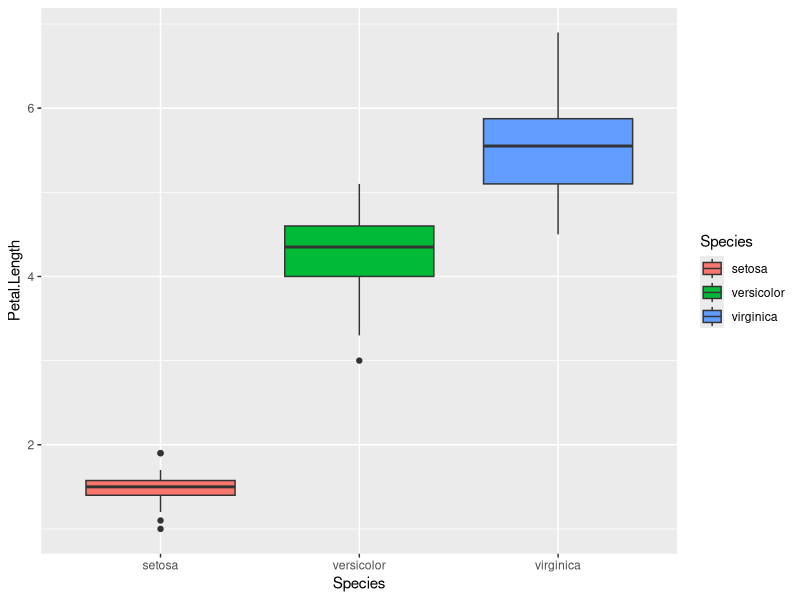

Write the R code that produced this figure.
# Carregamento da Bibilioteca
library(ggplot2)

# Utilizando o dataset nativo Iris
dados = iris

# Plotando um boxplot por espécies da característica Petal.length
ggplot(dados, aes(x=Species, y=Petal.Length, fill=Species)) + geom_boxplot()
